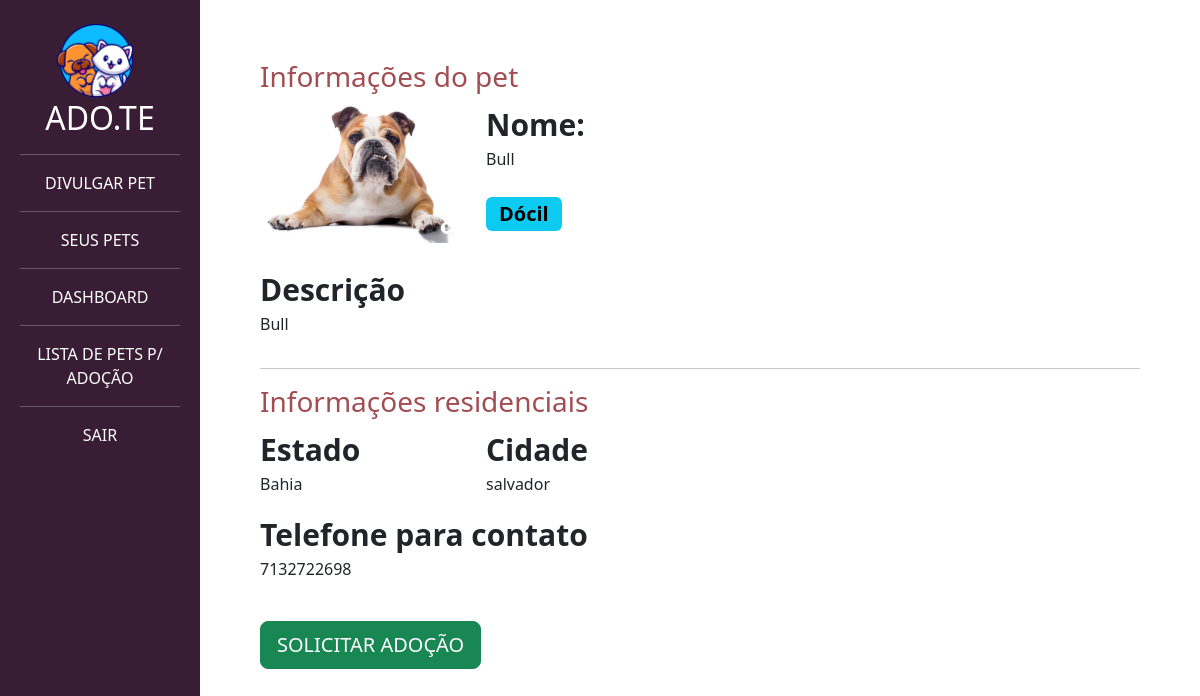
The page /adotar/ver_pet/8 on the database its author committed.
### divulgar/models.py (models this page shows, shortened)
class Pet(models.Model):
    choices_status = (('P','Para adoção'),
              ('A','Adotado'))
    usuario = models.ForeignKey(User, on_delete=models.DO_NOTHING)
    foto = models.ImageField(upload_to="fotos_pets")
    nome = models.CharField(max_length=20)
    descricao = models.TextField()
    estado = models.CharField(max_length=50)
    cidade =  models.CharField(max_length=50)
    telefone = models.CharField(max_length=50)
    tags = models.ManyToManyField(Tag)
    raca = models.ForeignKey(Raca, on_delete=models.DO_NOTHING)
    status = models.CharField(max_length=2,choices=choices_status, default='P')

class Tag(models.Model):
    tag = models.CharField(max_length=100)
    def __str__(self):
        return self.tag

### adotar/views.py (the view)
# urls.py: path('ver_pet/<int:id>', views.ver_pet, name="ver_pet"),
def ver_pet(request,id):
    pet = get_object_or_404(Pet, id = id)
    return render(request,'ver_pet.html',{'pet': pet})

### adotar/templates/ver_pet.html (shortened to what this page needs)
{% load static %}
<!doctype html>
<html lang="pt-BR">
    <head>
    <link href="https://cdn.jsdelivr.net/npm/bootstrap@5.3.0-alpha1/dist/css/bootstrap.min.css" rel="stylesheet">
    <link href="{% static 'usuarios/css/cadastro.css' %}" rel="stylesheet">
    <link href="{% static 'divulgar/css/novo_pet.css' %}" rel="stylesheet">
    <link href="{% static 'divulgar/css/seus_pet.css' %}" rel="stylesheet">
    <link href="{% static 'adotar/css/listar_pets.css' %}" rel="stylesheet">
    </head>
    <body>
        <div class="container-fluid">
            <div class="row">
                <div class="col-md-2 bg-side-plataforma sidebar">
                    <img src="{% static 'usuarios/img/logo_adote.png' %}" width="50%">
                    <h2>ADO.TE</h2>
                    <hr>
                    <a class="nav-link" href="{% url 'novo_pet' %}">DIVULGAR PET</a>
                    <hr>
                    <a class="nav-link" href="{% url 'seus_pets' %}">SEUS PETS</a>
                    <hr>
                    <a class="nav-link" href="{% url 'dashboard' %}">DASHBOARD</a>
                    <hr>
                    <a class="nav-link" href="{% url 'listar_pets' %}">LISTA DE PETS P/ ADOÇÃO</a>
                    <hr>
                    <a class="nav-link" href="{% url 'sair' %}">SAIR</a>
                </div>
                <div style="padding:60px" class="col-md">
                    <h3 class="font-vinho">Informações do pet</h3>
                    <div class="row">
                        <div class="col-md-3">
                            <img width="100%" src="{{pet.foto.url}}">
                        </div>
                        <div class="col-md-9">
                            <span class="span-bold">Nome:</span>
                            <p>{{pet.nome}}</p>
                            <div style="width:40%">
                                {% for tag in pet.tags.all%}
                                    <span class="badge text-bg-info badge-lg">{{tag}}</span>
                                {% endfor %}
                            </div>
                        </div>
                    </div>
                    <br>
                    <div class="row">
                        <div class="col-md-5">
                            <span class="span-bold">Descrição</span>
                            <p>{{pet.descricao}}</p>
                        </div>
                        <div class="col-md-7">
                        </div>
                    </div>
                    <hr>
                    <div class="row">
                        <h3 class="font-vinho">Informações residenciais</h3>
                        <div class="col-md">
                            <div class="row">
                                <div class="col-md">
                                    <span class="span-bold">Estado</span>
                                    <p>{{pet.estado}}</p>
                                </div>
                                <div class="col-md">
                                    <span class="span-bold">Cidade</span>
                                    <p>{{pet.cidade}}</p>
                                </div>
                            </div>
                            <span class="span-bold">Telefone para contato</span>
                            <p>{{pet.telefone}}</p>
                            <br>
                            <a href="{% url 'pedido_adocao' pet.id %}" class="btn btn-success btn-lg">SOLICITAR ADOÇÃO</a>
                        </div>
                        <div class="col-md">
                        </div>
                    </div>
                </div>
            </div>
        </div>
    </body>
</html>

### templates/static/divulgar/css/novo_pet.css (style rules this page uses)
.sidebar { text-align: center; padding: 20px; }
.font-vinho { color: #A24D52; }

### templates/static/adotar/css/listar_pets.css (style rules this page uses)
.span-bold { font-weight: bold; font-size: 30px; }
.badge-lg { font-size: 20px; margin-top: 10px; }
.bg-side-plataforma { background-color: #391D34; color: white; }

### rows shown on the page
Pet: foto (picture), nome "Bull", descricao "Bull", estado "Bahia", cidade "salvador", telefone "7132722698"
Tag: tag "Dócil"
